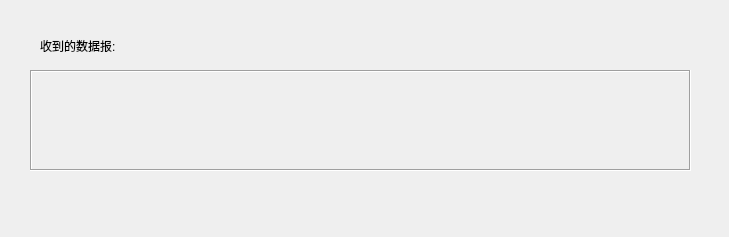
<?xml version="1.0" encoding="UTF-8"?>
<ui version="4.0">
 <class>Widget</class>
 <widget class="QWidget" name="Widget">
  <property name="geometry">
   <rect>
    <x>0</x>
    <y>0</y>
    <width>729</width>
    <height>237</height>
   </rect>
  </property>
  <property name="windowTitle">
   <string>Widget</string>
  </property>
  <widget class="QLabel" name="label">
   <property name="geometry">
    <rect>
     <x>40</x>
     <y>30</y>
     <width>111</width>
     <height>31</height>
    </rect>
   </property>
   <property name="frameShadow">
    <enum>QFrame::Sunken</enum>
   </property>
   <property name="text">
    <string>收到的数据报:</string>
   </property>
  </widget>
  <widget class="QLabel" name="label_2">
   <property name="geometry">
    <rect>
     <x>30</x>
     <y>70</y>
     <width>661</width>
     <height>101</height>
    </rect>
   </property>
   <property name="frameShape">
    <enum>QFrame::Box</enum>
   </property>
   <property name="frameShadow">
    <enum>QFrame::Sunken</enum>
   </property>
   <property name="text">
    <string/>
   </property>
  </widget>
 </widget>
 <resources/>
 <connections/>
</ui>
